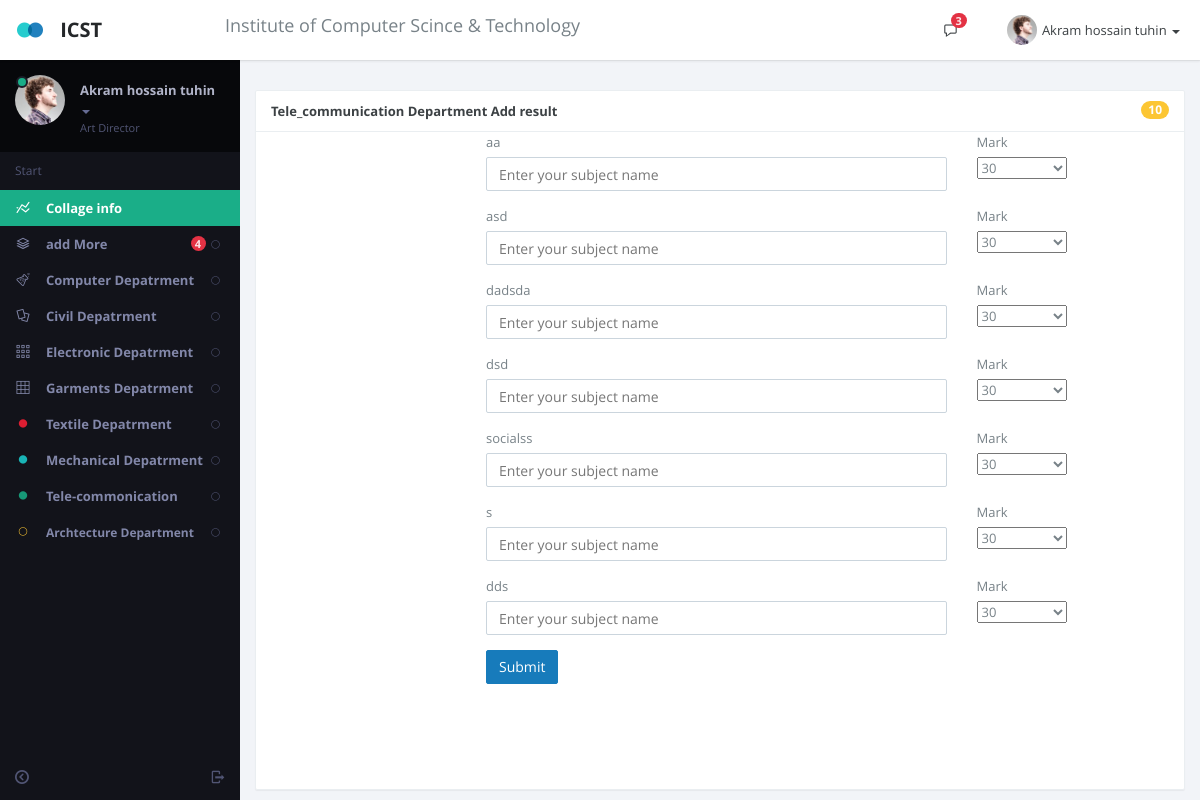
The page /admin/addresultTele_communication.php?id=5 (signed in) on the database its author committed.
### tables this page shows
CREATE TABLE `Tele_communication` (
  `id` int(15) NOT NULL,
  `semester` varchar(25) DEFAULT NULL,
  `name` varchar(25) DEFAULT NULL,
  `roll` int(22) DEFAULT NULL,
  `reg` int(25) DEFAULT NULL,
  `department` varchar(30) DEFAULT NULL,
  `board` varchar(15) DEFAULT NULL,
  `image` varchar(200) DEFAULT 'null',
  `Subject_1` varchar(25) NOT NULL,
  `Mark_1` int(10) NOT NULL,
  `Subject_2` varchar(25) NOT NULL,
  `mark_2` int(10) NOT NULL,
  `Subject_3` varchar(25) NOT NULL,
  `mark_3` int(10) NOT NULL,
  `subject_4` varchar(25) NOT NULL,
  `mark_4` int(10) NOT NULL,
  `Subject_5` varchar(25) NOT NULL,
  `mark_5` int(10) NOT NULL,
  `Subject_6` varchar(25) NOT NULL,
  `mark6` int(10) NOT NULL,
  `Subject_7` varchar(25) NOT NULL,
  `mark_7` int(10) NOT NULL
);

### admin/addresultTele_communication.php (the view, shortened to what this page needs)
 <?php include_once('lib/header.php');
include_once('database.php');
 ?>
 <?php
$id=$_REQUEST['id'];
     $query="select * from Tele_communication where id='$id'";
     $connec=$connect -> query($query);
     $data=$connec -> fetch_assoc();
 ?>
<div class="col-md-12">
 <link rel="stylesheet" href="css/new.css">
                                            <section class="panel b-a" style="margin-top:30px;  min-height: 700px;">
												<div class="panel-heading b-b"> <span class="badge bg-warning pull-right">10</span> <a href="#" class="font-bold">Tele_communication Department Add result</a> </div>
												<div class="container-sm container-fluid">
												<div class='row'>
                                                <form  action="<?php echo $_SERVER['PHP_SELF']?>?id=<?php echo $id?>" method="post" enctype="multipart/form-data">
                                   <div class="col-md-8 " style="margin-left:200px;">
           <div class="form-group col-md-10" >
    <label ><?php echo $data['Subject_1'] ?></label>
    <input type="text" name="1st" class="form-control" id="exampleInputEmail1" aria-describedby="emailHelp" placeholder="Enter your subject name">
  </div>
  <div class="col-md-2" >
  <label for="cars">Mark</label>
<select id="cars" name="mark1" style="width:90px; margin-right:40px;">
  <option value="<?php echo $data['Mark_1'] ?>"><?php echo $data['Mark_1'] ?></option>
</select>
</div>
<div class="form-group col-md-10" >
           <label for="exampleInputEmail1"><?php echo $data['Subject_2'] ?></label>
           <input type="text" name="2nd" class="form-control" id="exampleInputEmail1" aria-describedby="emailHelp" placeholder="Enter your subject name">
         </div>
         <div class="col-md-2" >
         <label for="cars">Mark</label>
       <select id="cars" name="mark2" style="width:90px; margin-right:40px;">
         <option value="<?php echo $data['mark_2'] ?>"><?php echo $data['mark_2'] ?></option>
       </select>
       </div>
       <div class="form-group col-md-10" >
           <label for="exampleInputEmail1"><?php echo $data['Subject_3'] ?></label>
           <input type="text" name="3rd" class="form-control" id="exampleInputEmail1" aria-describedby="emailHelp" placeholder="Enter your subject name">
         </div>
         <div class="col-md-2" >
         <label for="cars">Mark</label>
       <select id="cars"   name="mark3" style="width:90px; ">
         <option value="<?php echo $data['mark_3'] ?>"><?php echo $data['mark_3'] ?></option>
       </select>
       </div>
       <div class="form-group col-md-10" >
           <label for="exampleInputEmail1"><?php echo $data['subject_4'] ?></label>
           <input type="text" name="4th" class="form-control" id="exampleInputEmail1" aria-describedby="emailHelp" placeholder="Enter your subject name">
         </div>
         <div class="col-md-2" >
         <label for="cars">Mark</label>
       <select id="cars"  name="mark4" style="width:90px;">
         <option value="<?php echo $data['mark_4'] ?>"><?php echo $data['mark_4'] ?></option>
       </select>
       </div>
       <div class="form-group col-md-10" >
           <label for="exampleInputEmail1"><?php echo $data['Subject_5'] ?></label>
           <input type="text" name="5th" class="form-control" id="exampleInputEmail1" aria-describedby="emailHelp" placeholder="Enter your subject name">
         </div>
         <div class="col-md-2" >
         <label for="cars">Mark</label>
       <select id="cars" name="mark5"  style="width:90px;" >
         <option value="<?php echo $data['mark_5'] ?>"><?php echo $data['mark_5'] ?></option>
       </select>
       </div>
       <div class="form-group col-md-10" >
           <label for="exampleInputEmail1"><?php echo $data['Subject_6'] ?></label>
           <input type="text" name="6th" class="form-control" id="exampleInputEmail1" aria-describedby="emailHelp" placeholder="Enter your subject name">
         </div>
         <div class="col-md-2" >
         <label for="cars">Mark</label>
       <select id="cars"  name="mark6" style="width:90px; ">
         <option value="<?php echo $data['mark6'] ?>"><?php echo $data['mark6'] ?></option>
       </select>
       </div>
       <div class="form-group col-md-10" >
           <label for="exampleInputEmail1"><?php echo $data['Subject_7'] ?></label>
           <input type="text" name="7th" class="form-control" id="exampleInputEmail1" aria-describedby="emailHelp" placeholder="Enter your subject name">
         </div>
         <div class="col-md-2" >
         <label for="cars">Mark</label>
       <select id="cars" name="mark7" style="width:90px;">
         <option value="<?php echo $data['mark_7'] ?>"><?php echo $data['mark_7'] ?></option>
       </select>
       </div>
      <div class="col-md-12">
  <button type="submit" name="submit" class="btn btn-primary">Submit</button>
  </div>
</form >
<?php include_once('lib/footer.php');
?>

### rows shown on the page
tele_communication: Subject_1 "aa", mark1 "30", Subject_2 "asd", mark2 "30", Subject_3 "dadsda", mark3 "30", subject_4 "dsd", mark4 "30", Subject_5 "socialss", mark5 "30", Subject_6 "s", mark6 "30", Subject_7 "dds", mark7 "30"

### other values the page prints
$_SESSION['name'] "Akram hossain tuhin"
